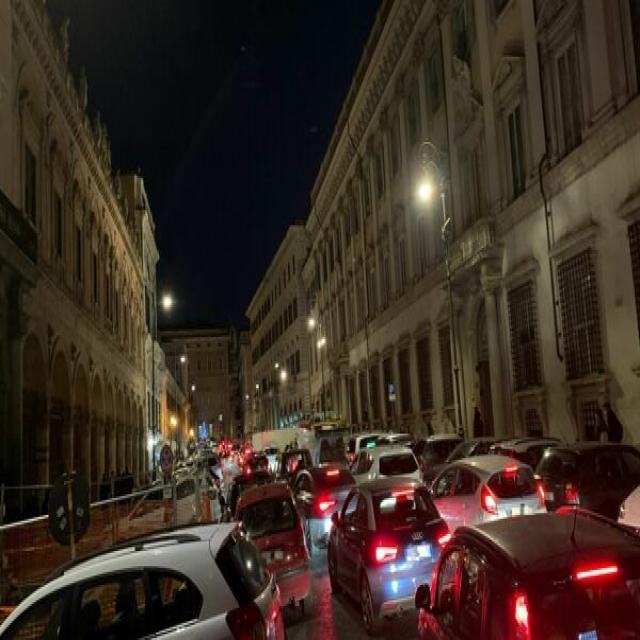
#> input picture progetto_lampioni/roboflow/test/images/immagine_lab_ia-11-_jpg.rf.1a5dea0c66e06da0b092d79309fbdb10.jpg, 640 x 640 px, found by its file name
$ python fede_filtro1.py
#> lines starting #> are read from the running program, lines starting #| are printed output that depends on the picture; after the words box and inside, x2 and y2 are one past the last pixel; in counts of white or black regions, pixels touching at a corner belong together; long printed decimals are rounded
#> further down, image is the input picture: shape (640, 640, 3); mean B, G, R 34.3, 44.6, 58
#| (640, 640, 3)
from pprint import pprint
import cv2
import numpy as np
from sklearn.metrics import f1_score, precision_score, recall_score

def individua_lampioni_colore(img):

    # converte l'immagine in hsv
    hsv = cv2.cvtColor(img, cv2.COLOR_BGR2HSV)
#> hsv: shape (640, 640, 3); mean H, S, V 41.7, 130.3, 59.6

    #riscala l'immagine hsv se troppo grande
    if hsv.shape[0] > 1000 or hsv.shape[1] > 1000:
        hsv = cv2.resize(hsv, (int(hsv.shape[1]/2), int(hsv.shape[0]/2)))
    cv2.imshow('hsv', hsv)

    #definizione del range di colori da individuare
    lower_color = np.array([0, 0, 200])
    upper_color = np.array([200, 80, 255])
    mask = cv2.inRange(hsv, lower_color, upper_color)
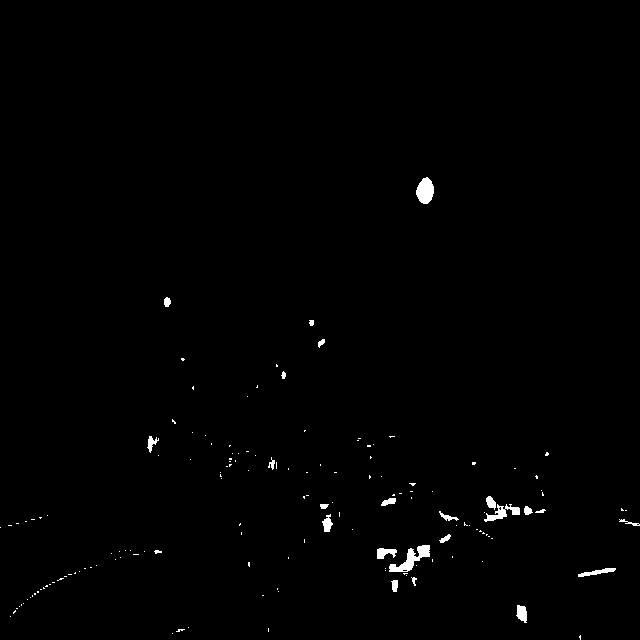
#> mask: shape (640, 640); 0.7% white; 152 white regions (128 under 20 px), largest, box (x1, y1, x2, y2) and area: (389, 545, 430, 572) 446, (416, 177, 434, 204) 354, (484, 504, 520, 522) 261

    #riscala l'immagine mask se troppo grande
    if mask.shape[0] > 1000 or mask.shape[1] > 1000:
        mask = cv2.resize(mask, (int(mask.shape[1]/2), int(mask.shape[0]/2)))
    cv2.imshow('mask', mask)

    #operazione di erosione per ridurre il rumore
    kernel_erosion = np.ones((4, 4), np.uint8)
    eroded_mask = cv2.erode(mask, kernel_erosion, iterations=1)
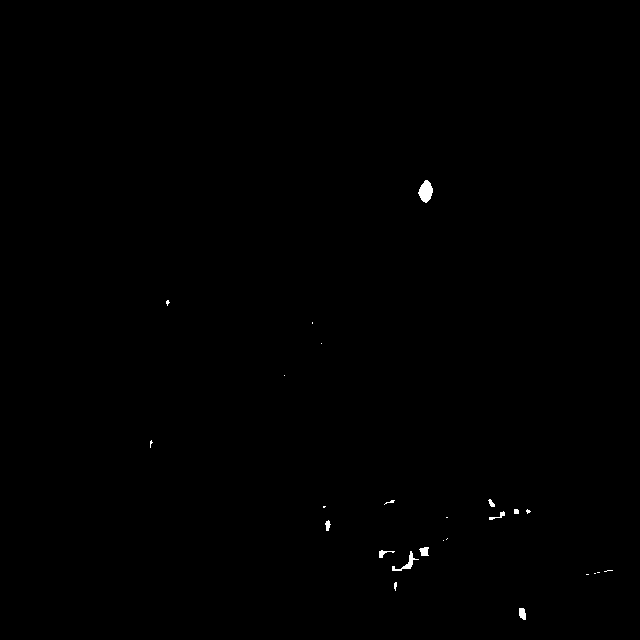
#> eroded_mask: shape (640, 640); 0.19% white; 25 white regions (15 under 20 px), largest, box (x1, y1, x2, y2) and area: (418, 180, 433, 203) 229, (392, 551, 419, 571) 127, (519, 608, 526, 620) 69
    cv2.imshow('eroded_mask', eroded_mask)

    #operazione di dilatazione per ridurre il rumore
    kernel_dilation = np.ones((15, 15), np.uint8)
    dilated_mask = cv2.dilate(eroded_mask, kernel_dilation, iterations=1)
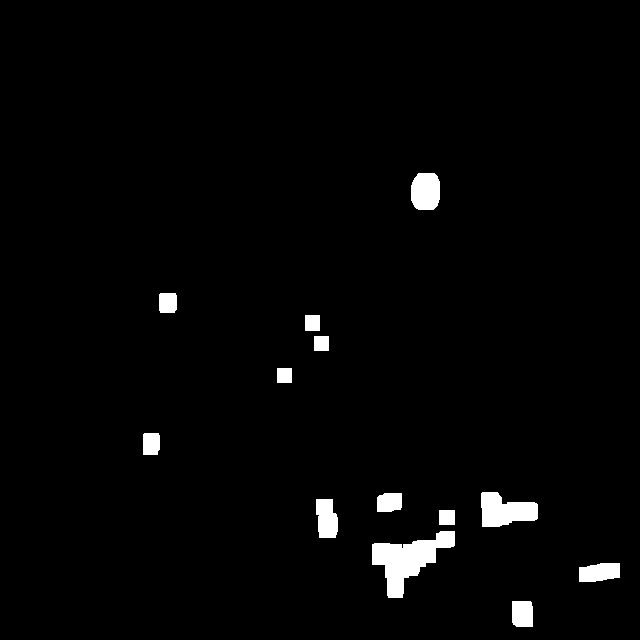
#> dilated_mask: shape (640, 640); 2.2% white; 13 white regions
    cv2.imshow('dilated_mask', dilated_mask)


    return dilated_mask


bounding_boxes = []

def cerchia(res):
    contours, _ = cv2.findContours(res, cv2.RETR_EXTERNAL, cv2.CHAIN_APPROX_SIMPLE)
#> contours = 13 contours; largest, box (x1, y1, x2, y2) and area: (372, 531, 455, 598) 2368, (481, 492, 538, 527) 1315, (411, 173, 440, 210) 904, (316, 499, 338, 538) 664, (579, 563, 620, 582) 606

    # Filtra i contorni per eliminare riflessioni e altre sorgenti luminose
    filtered_contours = []
    for contour in contours:
        # Calcola l'area del contorno
        area = cv2.contourArea(contour)

        if area > 1:
        # Calcola il perimetro del contorno
            perimeter = cv2.arcLength(contour, True)

            # Calcola il rapporto tra area e perimetro
            circularity = 4 * np.pi * area / (perimeter * perimeter)

            # Filtra i contorni in base alla circularità
            if circularity > 0.6:
                filtered_contours.append(contour)
#> this loop made 13 passes
#> (contour, area, perimeter, circularity) on passes 4, 9, 10, 11: ([[439, 510], [439, 524], [454, 524], [454, 510]], 210, 58, 0.784), ([[277, 368], [277, 382], [291, 382], [291, 368]], 196, 56, 0.785), ([[314, 336], [314, 350], [328, 350], [328, 336]], 196, 56, 0.785), ([[305, 315], [305, 330], [319, 330], [319, 315]], 210, 58, 0.784)
#> (area, perimeter, circularity) on passes 1, 2, 3, 5, 6, 7: (487.5, 87.07, 0.808), (606, 111.3, 0.615), (2367.5, 292.5, 0.348), (664, 115.3, 0.628), (399.5, 79.9, 0.786), (1315, 174.6, 0.542)
#> after the loop, filtered_contours = 11 contours; largest, box (x1, y1, x2, y2) and area: (411, 173, 440, 210) 904, (316, 499, 338, 538) 664, (579, 563, 620, 582) 606, (512, 601, 533, 627) 488, (377, 493, 402, 512) 400

    for contour in filtered_contours:
        # Ottieni il bounding box del contorno
        x, y, w, h = cv2.boundingRect(contour)

        # Aggiungi il bounding box alla lista dei bounding box
        bounding_boxes.append((0.0, float(x)/image.shape[1], float(y)/image.shape[0], float(w)/image.shape[1], float(h)/image.shape[0]))
#> this loop made 11 passes
#> (x, y, w, h) on passes 1, 2, 4, 5, 6, 10, 11: (512, 601, 21, 26), (579, 563, 41, 19), (316, 499, 22, 39), (377, 493, 25, 19), (143, 433, 17, 22), (159, 293, 18, 20), (411, 173, 29, 37)
#> (contour, x, y, w, h) on passes 3, 7, 8, 9: ([[439, 510], [439, 524], [454, 524], [454, 510]], 439, 510, 16, 15), ([[277, 368], [277, 382], [291, 382], [291, 368]], 277, 368, 15, 15), ([[314, 336], [314, 350], [328, 350], [328, 336]], 314, 336, 15, 15), ([[305, 315], [305, 330], [319, 330], [319, 315]], 305, 315, 15, 16)
#> after the loop, bounding_boxes = 11 items, first 6: (0, 0.8, 0.939, 0.0328, 0.0406), (0, 0.905, 0.88, 0.0641, 0.0297), (0, 0.686, 0.797, 0.025, 0.0234), (0, 0.494, 0.78, 0.0344, 0.0609), (0, 0.589, 0.77, 0.0391, 0.0297), (0, 0.223, 0.677, 0.0266, 0.0344)

    # Disegna i contorni filtrati sull'immagine originale
    return cv2.drawContours(image.copy(), filtered_contours, -1, (0, 255, 0), 2), bounding_boxes

def euclidean_distance(tuple1, tuple2):
    return np.sqrt(sum((x - y) ** 2 for x, y in zip(tuple1, tuple2)))

# [17 lines left out: function find_similar_tuples, not called in this run]


def caricafile(file):
    with open(file, 'r') as f:
        res = []
        for line in f:
            elem_riga = line.strip().split()
            tupla = tuple(map(float, elem_riga))
            res.append(tupla)
    return res

# [4 lines left out: function foo, not called in this run]


# Esempio di utilizzo
image = cv2.imread('roboflow\\test\\images\\immagine_lab_ia-11-_jpg.rf.1a5dea0c66e06da0b092d79309fbdb10.jpg')
# stampa dimensioni immagine
print(image.shape)


result = individua_lampioni_colore(image)
#riscala l'immagine se troppo grande
if image.shape[0] > 1000 or image.shape[1] > 1000:
    image = cv2.resize(image, (int(image.shape[1]/2), int(image.shape[0]/2)))
    result = cv2.resize(result, (int(result.shape[1]/2), int(result.shape[0]/2)))
result, bounding = cerchia(result)
#> bounding has the same summary as bounding_boxes in cerchia
cv2.imshow('Risultato', result)
cv2.waitKey(0)
cv2.destroyAllWindows()

f = 'roboflow\\test\\labels\\immagine_lab_ia-11-_jpg.rf.1a5dea0c66e06da0b092d79309fbdb10.txt'

print(bounding)
#> (printed output is left out)
#> (the run stopped early here; a loop or call above may not have finished)

$ run again, with progetto_lampioni/roboflow/test/images/immagine_lab_ia-1-_jpg.rf.bbe7082e00bc3ec42ff243f08fd0349b.jpg copied over progetto_lampioni/roboflow/test/images/immagine_lab_ia-11-_jpg.rf.1a5dea0c66e06da0b092d79309fbdb10.jpg
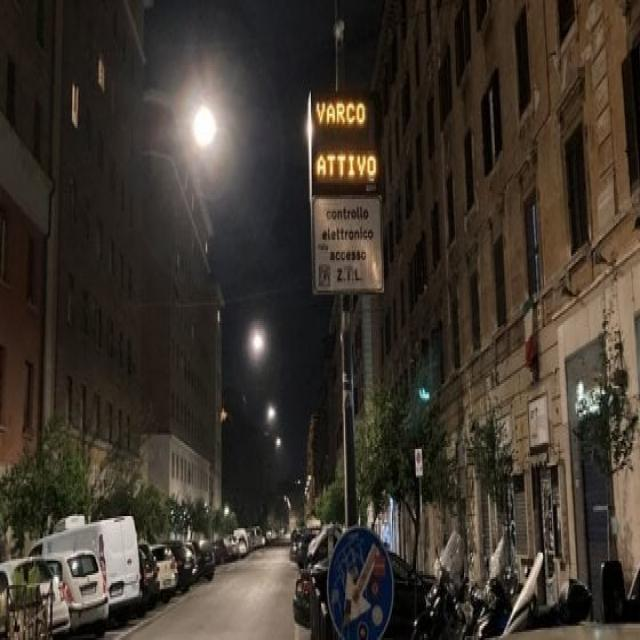
#> input picture progetto_lampioni/roboflow/test/images/immagine_lab_ia-1-_jpg.rf.bbe7082e00bc3ec42ff243f08fd0349b.jpg, 640 x 640 px, found by its file name
#> image is the input picture: shape (640, 640, 3); mean B, G, R 44.7, 53.5, 61.4
#| (640, 640, 3)
#> hsv: shape (640, 640, 3); mean H, S, V 29.8, 84.4, 62.2
#> in individua_lampioni_colore, `mask = cv2.inRange(hsv, lower_color, upper_color)`:
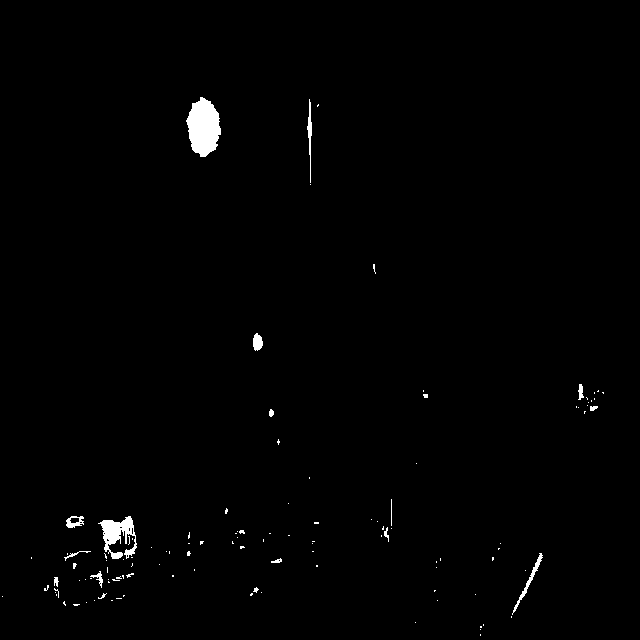
#> mask: shape (640, 640); 0.92% white; 117 white regions (102 under 20 px), largest, box (x1, y1, x2, y2) and area: (186, 97, 221, 157) 1473, (98, 516, 137, 559) 808, (512, 553, 543, 615) 221
#> eroded_mask: shape (640, 640); 0.39% white; 17 white regions (13 under 20 px), largest, box (x1, y1, x2, y2) and area: (189, 100, 220, 156) 1183, (103, 519, 132, 543) 297, (255, 337, 262, 349) 62, (113, 554, 121, 558) 20
#> in individua_lampioni_colore, `dilated_mask = cv2.dilate(eroded_mask, kernel_dilation, iterations=1)`:
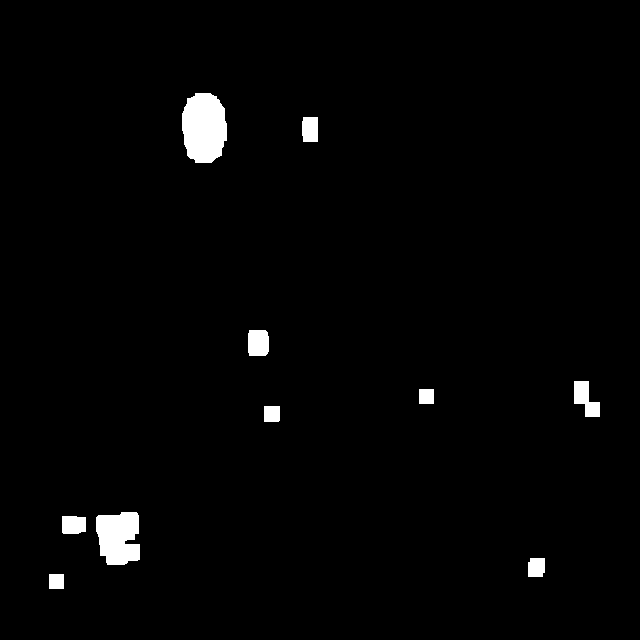
#> dilated_mask: shape (640, 640); 1.8% white; 10 white regions
#> contours = 10 contours; largest, box (x1, y1, x2, y2) and area: (182, 93, 227, 163) 2503, (96, 512, 140, 565) 1819, (574, 381, 600, 417) 502, (248, 330, 269, 356) 482, (62, 516, 86, 534) 371
#> the loop in cerchia, `for contour in contours: # Calcola l'area del contorno` made 10 passes
#> (contour, area, perimeter, circularity) on passes 1, 6: ([[49, 574], [49, 588], [63, 588], [63, 574]], 196, 56, 0.785), ([[419, 389], [419, 403], [433, 403], [433, 389]], 196, 56, 0.785)
#> after the loop in cerchia, `for contour in contours:`: filtered_contours = 8 contours; box (x1, y1, x2, y2) and area: (182, 93, 227, 163) 2503, (248, 330, 269, 356) 482, (62, 516, 86, 534) 371, (302, 117, 318, 142) 351, (528, 558, 545, 577) 273, (264, 406, 280, 422) 224, (49, 574, 64, 589) 196, (419, 389, 434, 404) 196
#> the loop in cerchia, `for contour in filtered_contours:` made 8 passes
#> (x, y, w, h) on passes 2, 3, 4, 6, 7, 8: (528, 558, 17, 19), (62, 516, 24, 18), (264, 406, 16, 16), (248, 330, 21, 26), (302, 117, 16, 25), (182, 93, 45, 70)
#> after the loop in cerchia, `for contour in filtered_contours:`: bounding_boxes = 8 items, first 6: (0, 0.0766, 0.897, 0.0234, 0.0234), (0, 0.825, 0.872, 0.0266, 0.0297), (0, 0.0969, 0.806, 0.0375, 0.0281), (0, 0.412, 0.634, 0.025, 0.025), (0, 0.655, 0.608, 0.0234, 0.0234), (0, 0.388, 0.516, 0.0328, 0.0406)
#> bounding has the same summary as bounding_boxes in cerchia
#> (printed output is left out)

$ run again, with progetto_lampioni/roboflow/test/images/immagine_lab_ia-10-_jpg.rf.7139426637b014084a994c181173c773.jpg copied over progetto_lampioni/roboflow/test/images/immagine_lab_ia-11-_jpg.rf.1a5dea0c66e06da0b092d79309fbdb10.jpg
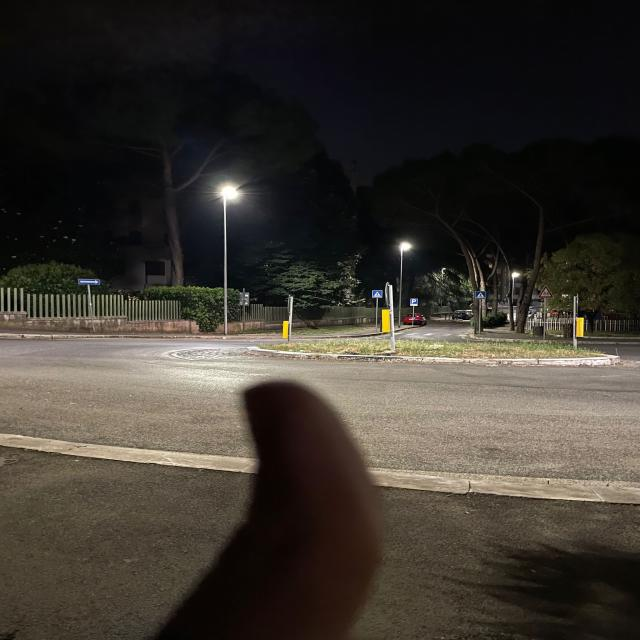
#> input picture progetto_lampioni/roboflow/test/images/immagine_lab_ia-10-_jpg.rf.7139426637b014084a994c181173c773.jpg, 640 x 640 px, found by its file name
#> image is the input picture: shape (640, 640, 3); mean B, G, R 47.9, 54.9, 60.1
#| (640, 640, 3)
#> hsv: shape (640, 640, 3); mean H, S, V 45.9, 72.6, 61.5
#> in individua_lampioni_colore, `mask = cv2.inRange(hsv, lower_color, upper_color)`:
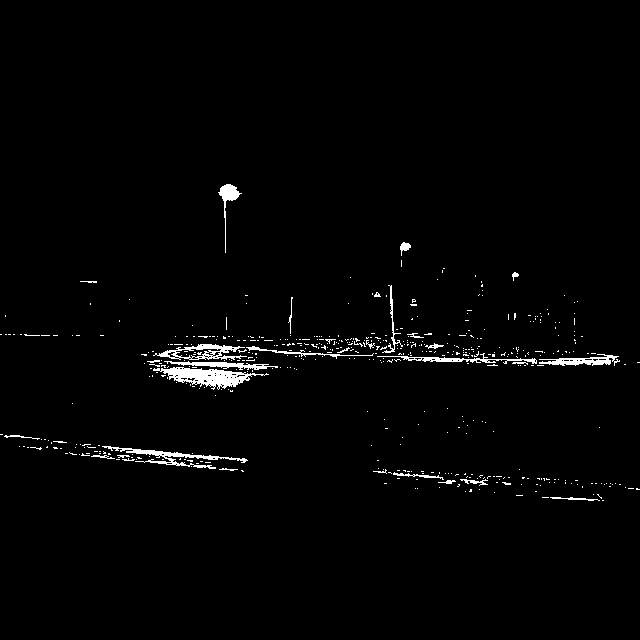
#> mask: shape (640, 640); 1.7% white; 510 white regions (480 under 20 px), largest, box (x1, y1, x2, y2) and area: (153, 367, 269, 390) 1154, (102, 446, 248, 469) 709, (153, 344, 247, 360) 596
#> eroded_mask: shape (640, 640); 0.19% white; 28 white regions (23 under 20 px), largest, box (x1, y1, x2, y2) and area: (166, 370, 238, 385) 394, (222, 186, 238, 200) 152, (197, 364, 235, 366) 48, (135, 451, 161, 455) 29, (402, 245, 409, 249) 21
#> in individua_lampioni_colore, `dilated_mask = cv2.dilate(eroded_mask, kernel_dilation, iterations=1)`:
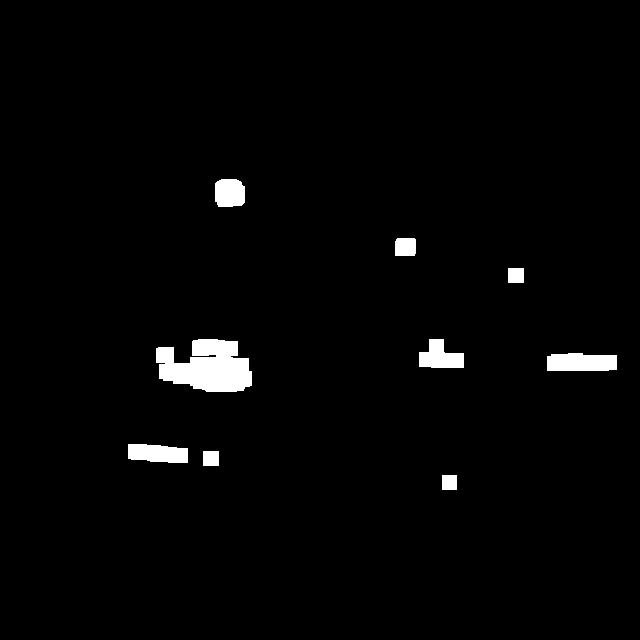
#> dilated_mask: shape (640, 640); 2.1% white; 9 white regions
#> contours = 9 contours; largest, box (x1, y1, x2, y2) and area: (156, 339, 252, 392) 3456, (547, 353, 617, 371) 1070, (128, 444, 188, 463) 883, (419, 339, 464, 368) 813, (215, 179, 245, 207) 718
#> the loop in cerchia, `for contour in contours: # Calcola l'area del contorno` made 9 passes
#> (contour, area, perimeter, circularity) on passes 1, 2, 7: ([[442, 475], [442, 489], [456, 489], [456, 475]], 196, 56, 0.785), ([[203, 451], [203, 465], [218, 465], [218, 451]], 210, 58, 0.784), ([[508, 268], [508, 282], [523, 282], [523, 268]], 210, 58, 0.784)
#> after the loop in cerchia, `for contour in contours:`: filtered_contours = 5 contours; box (x1, y1, x2, y2) and area: (215, 179, 245, 207) 718, (395, 238, 416, 256) 335, (203, 451, 219, 466) 210, (508, 268, 524, 283) 210, (442, 475, 457, 490) 196
#> the loop in cerchia, `for contour in filtered_contours:` made 5 passes
#> (contour, x, y, w, h) on passes 1 to 3: ([[442, 475], [442, 489], [456, 489], [456, 475]], 442, 475, 15, 15), ([[203, 451], [203, 465], [218, 465], [218, 451]], 203, 451, 16, 15), ([[508, 268], [508, 282], [523, 282], [523, 268]], 508, 268, 16, 15)
#> after the loop in cerchia, `for contour in filtered_contours:`: bounding_boxes = [(0, 0.691, 0.742, 0.0234, 0.0234), (0, 0.317, 0.705, 0.025, 0.0234), (0, 0.794, 0.419, 0.025, 0.0234), (0, 0.617, 0.372, 0.0328, 0.0281), (0, 0.336, 0.28, 0.0469, 0.0437)]
#> bounding has the same summary as bounding_boxes in cerchia
#| [(0.0, 0.6906, 0.7422, 0.02344, 0.02344), (0.0, 0.3172, 0.7047, 0.025, 0.02344), (0.0, 0.7937, 0.4188, 0.025, 0.02344), (0.0, 0.6172, 0.3719, 0.03281, 0.02813), (0.0, 0.3359, 0.2797, 0.04688, 0.04375)]

$ run again, with progetto_lampioni/roboflow/test/images/immagine_lab_ia-12-_jpg.rf.5e1ccebb7aea925338a9418ce2a2f7a2.jpg copied over progetto_lampioni/roboflow/test/images/immagine_lab_ia-11-_jpg.rf.1a5dea0c66e06da0b092d79309fbdb10.jpg
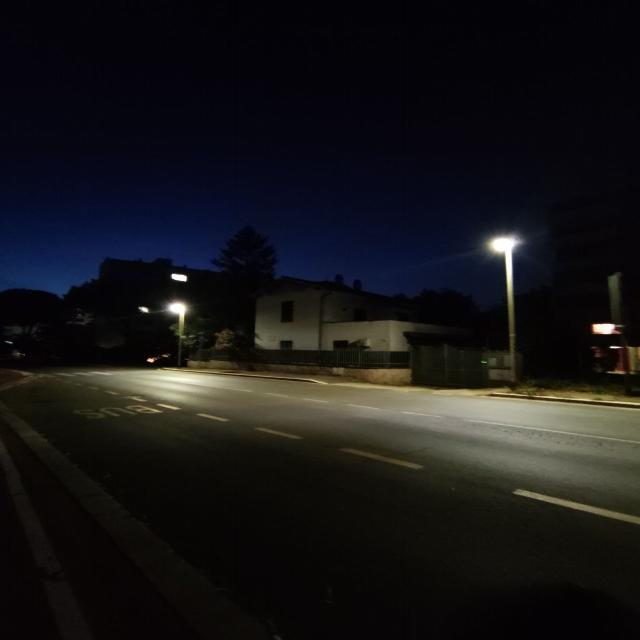
#> input picture progetto_lampioni/roboflow/test/images/immagine_lab_ia-12-_jpg.rf.5e1ccebb7aea925338a9418ce2a2f7a2.jpg, 640 x 640 px, found by its file name
#> image is the input picture: shape (640, 640, 3); mean B, G, R 23.7, 22, 22.6
#| (640, 640, 3)
#> hsv: shape (640, 640, 3); mean H, S, V 80.1, 133.1, 29.5
#> in individua_lampioni_colore, `mask = cv2.inRange(hsv, lower_color, upper_color)`:
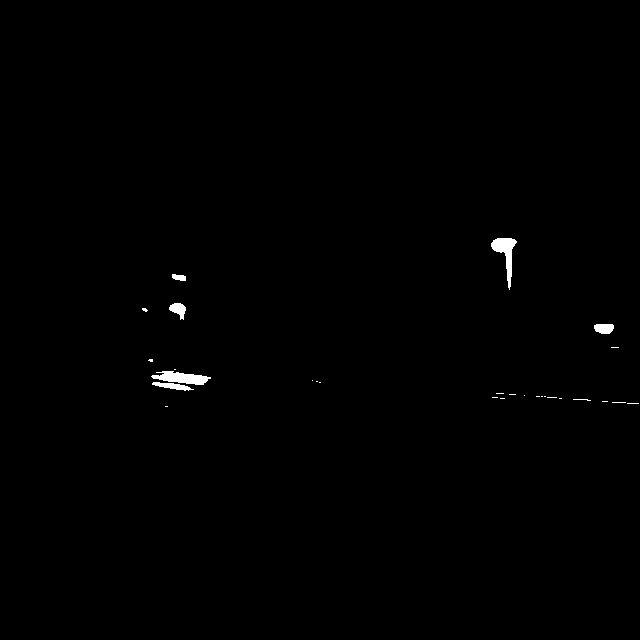
#> mask: shape (640, 640); 0.42% white; 28 white regions (22 under 20 px), largest, box (x1, y1, x2, y2) and area: (151, 371, 211, 385) 494, (491, 238, 517, 290) 485, (152, 382, 194, 391) 184, (594, 324, 614, 334) 170, (169, 303, 186, 320) 169, (172, 274, 186, 281) 74
#> eroded_mask: shape (640, 640); 0.19% white; 8 white regions (2 under 20 px), largest, box (x1, y1, x2, y2) and area: (161, 373, 207, 384) 266, (493, 240, 515, 280) 264, (596, 326, 613, 333) 89, (172, 305, 185, 318) 77, (161, 385, 187, 389) 46, (174, 276, 185, 280) 20
#> in individua_lampioni_colore, `dilated_mask = cv2.dilate(eroded_mask, kernel_dilation, iterations=1)`:
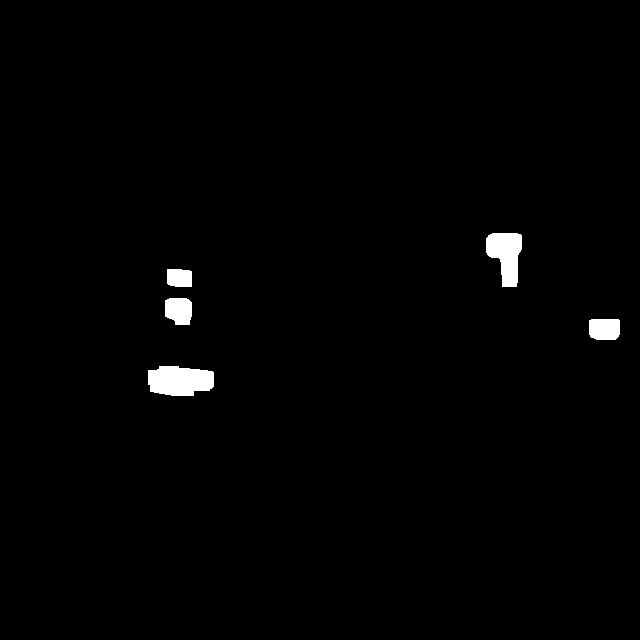
#> dilated_mask: shape (640, 640); 1.1% white; 5 white regions
#> contours = 5 contours; box (x1, y1, x2, y2) and area: (148, 366, 214, 396) 1554, (486, 233, 522, 287) 1248, (165, 298, 192, 325) 590, (589, 319, 620, 340) 575, (167, 269, 192, 287) 386
#> the loop in cerchia, `for contour in contours: # Calcola l'area del contorno` made 5 passes
#> (area, perimeter, circularity) on passes 1 to 5: (1554, 178.6, 0.612), (575, 94.14, 0.815), (590.5, 96.38, 0.799), (386.5, 79.07, 0.777), (1248.5, 164.9, 0.577)
#> after the loop in cerchia, `for contour in contours:`: filtered_contours = 4 contours; box (x1, y1, x2, y2) and area: (148, 366, 214, 396) 1554, (165, 298, 192, 325) 590, (589, 319, 620, 340) 575, (167, 269, 192, 287) 386
#> the loop in cerchia, `for contour in filtered_contours:` made 4 passes
#> (x, y, w, h) on passes 1 to 4: (148, 366, 66, 30), (589, 319, 31, 21), (165, 298, 27, 27), (167, 269, 25, 18)
#> after the loop in cerchia, `for contour in filtered_contours:`: bounding_boxes = [(0, 0.231, 0.572, 0.103, 0.0469), (0, 0.92, 0.498, 0.0484, 0.0328), (0, 0.258, 0.466, 0.0422, 0.0422), (0, 0.261, 0.42, 0.0391, 0.0281)]
#> bounding has the same summary as bounding_boxes in cerchia
#| [(0.0, 0.2313, 0.5719, 0.1031, 0.04688), (0.0, 0.9203, 0.4984, 0.04844, 0.03281), (0.0, 0.2578, 0.4656, 0.04219, 0.04219), (0.0, 0.2609, 0.4203, 0.03906, 0.02813)]
